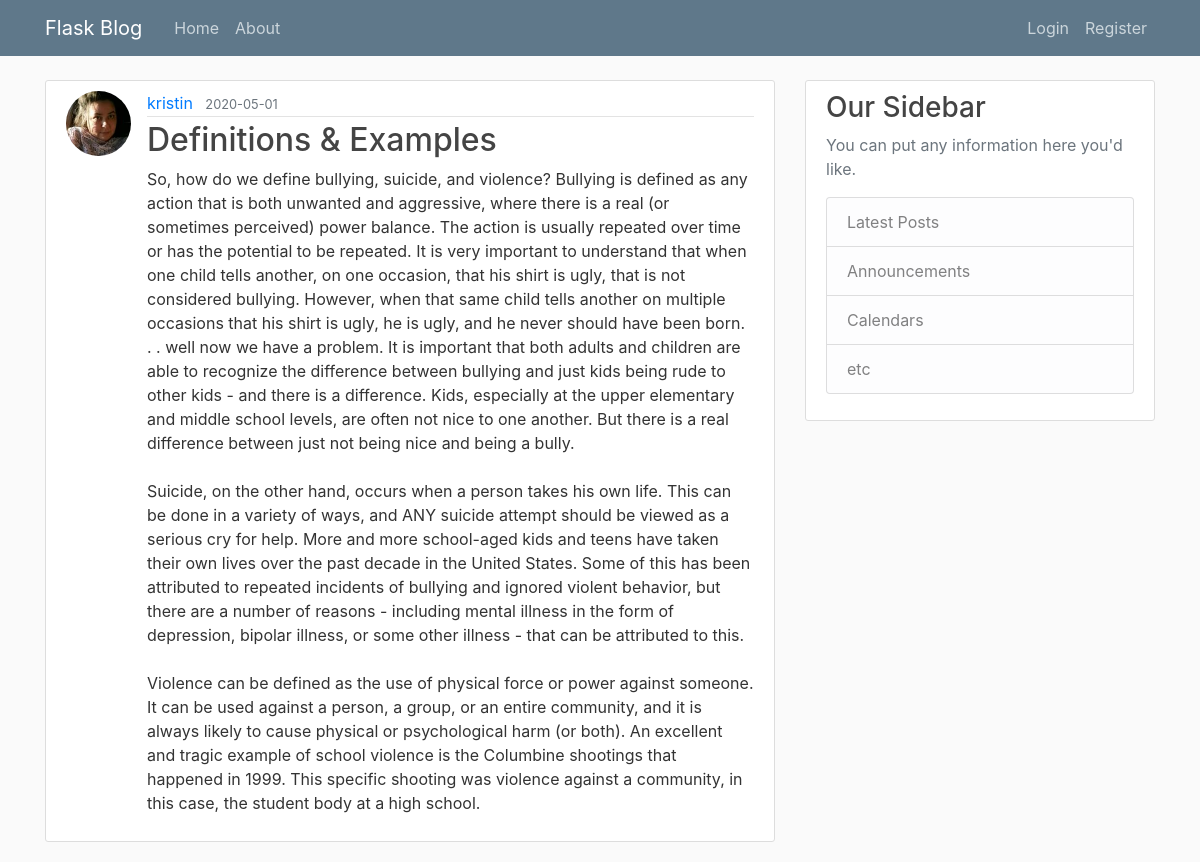
Page /post/27 on the committed database.
### flask_blog/models.py (models this page shows, shortened)
class User(db.Model, UserMixin):
    id = db.Column(db.Integer, primary_key=True)
    username = db.Column(db.String(20), unique=True, nullable=False)
    email = db.Column(db.String(120), unique=True, nullable=False)
    image_file = db.Column(db.String(20), nullable=False, default='default.jpg')
    password = db.Column(db.String(60), nullable=False)
    posts = db.relationship('Post', backref='author', lazy=True)

class Post(db.Model):
    id = db.Column(db.Integer, primary_key=True)
    title = db.Column(db.String(100), nullable=False)
    date_posted = db.Column(db.DateTime, nullable=False, default=datetime.utcnow)
    content = db.Column(db.Text, nullable=False)
    user_id = db.Column(db.Integer, db.ForeignKey('user.id'), nullable=False)

### flask_blog/routes.py (the view)
@app.route("/post/<int:post_id>")
def post(post_id):
    post = Post.query.get_or_404(post_id)
    return render_template('post.html', title=post.title, post=post)

### flask_blog/templates/post.html (shortened to what this page needs)
{% extends "layout.html" %}
{% block content %}
    <article class="media content-section">
        <img class="rounded-circle article-img" src="{{ url_for('static', filename='profile_pics/' + post.author.image_file) }}">
      <div class="media-body">
        <div class="article-metadata">
          <a class="mr-2" href="#">{{ post.author.username }}</a>
          <small class="text-muted">{{ post.date_posted.strftime('%Y-%m-%d') }}</small>
        </div>
        <h2 class="article-title">{{ post.title }}</h2>
        <p class="article-content">{{ post.content }}</p>
      </div>
    </article>
{% endblock content %}

### flask_blog/static/main.css (style rules this page uses)
body { background: #fafafa; color: #333333; margin-top: 5rem; }
h1, h2, h3, h4, h5, h6 { color: #444444; }
.content-section { background: #ffffff; padding: 10px 20px; border: 1px solid #dddddd; border-radius: 3px; margin-bottom: 20px; }
.article-title { color: #444444; }
.article-content { white-space: pre-line; }
.article-img { height: 65px; width: 65px; margin-right: 16px; }
.article-metadata { padding-bottom: 1px; margin-bottom: 4px; border-bottom: 1px solid #e3e3e3 }

### rows in the picture
User: image_file (picture), author.username "kristin"
Post: date_posted "2020-05-01", title "Definitions & Examples", content "So, how do we define bullying, suicide, and violence? Bullying is defined as any action that is both unwanted and aggressive, where there is a real (or sometimes perceived) power balance. The action is usually repeated over time or has the potential to be repeated. It is very important to understand that when one child tells another, on one occasion, that his shirt is ugly, that is not considered bullying. However, when that same child tells another on multiple occasions that his shirt is ugly, he is ugly, and he never should have been born. . . well now we have a problem. It is important that both adults and children are able to recognize the difference between bullying and just kids being…"
